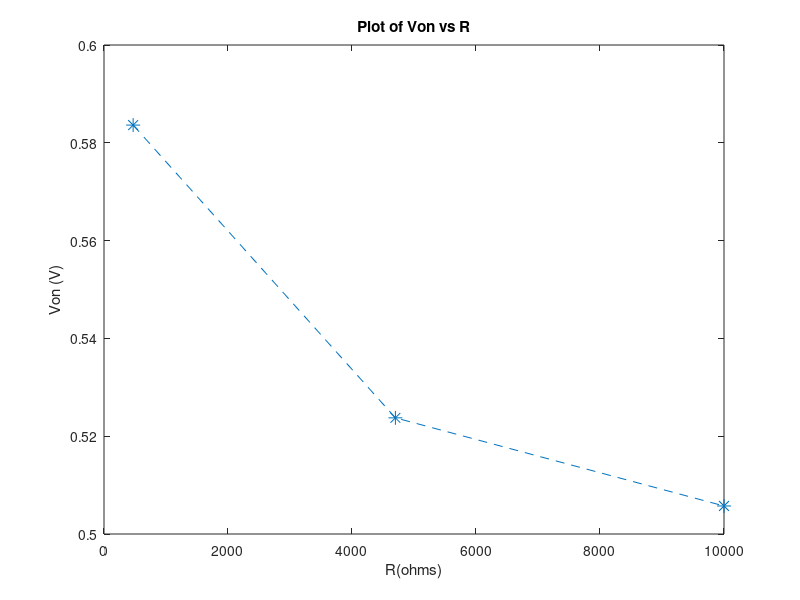
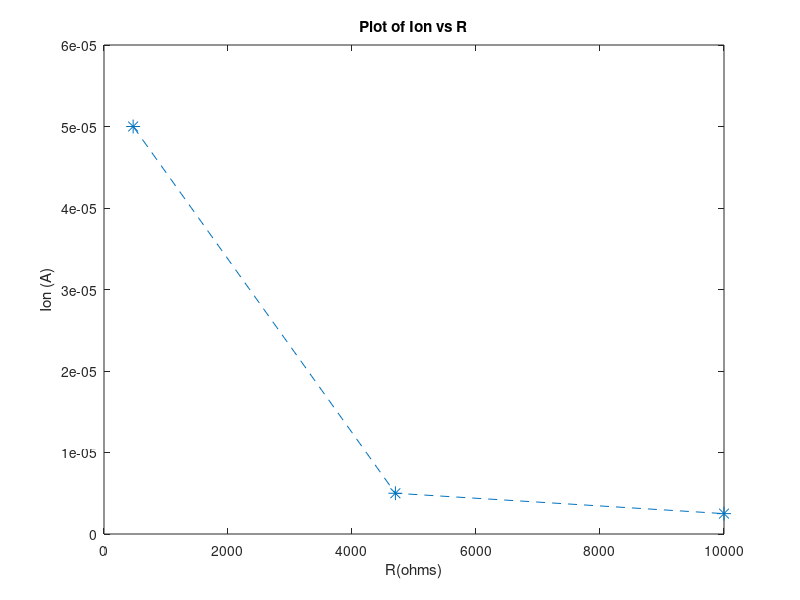

The MATLAB source for these figures, in order:
%Von=Utlog(Ion/Is)
Ut = 0.026;
Ion1 = 5*10^-5;
Ion2 = 5*10^-6;
Ion3 = 2.5*10^-6;
Is =8.92*10^(-15);
Von1 = Ut*log(Ion1/Is)

Von2 = Ut*log(Ion2/Is)

Von3 = Ut*log(Ion3/Is)

R = [470, 4700, 10000];
Von = [Von1, Von2, Von3]
Ion = [Ion1, Ion2, Ion3]

figure
plot(R,Von, '*--', 'markersize', 10)
xlabel('R(ohms)')
ylabel('Von (V)')
title('Plot of Von vs R')

figure
plot(R,Ion, '*--', 'markersize', 10)
xlabel('R(ohms)')
ylabel('Ion (A)')
title('Plot of Ion vs R')